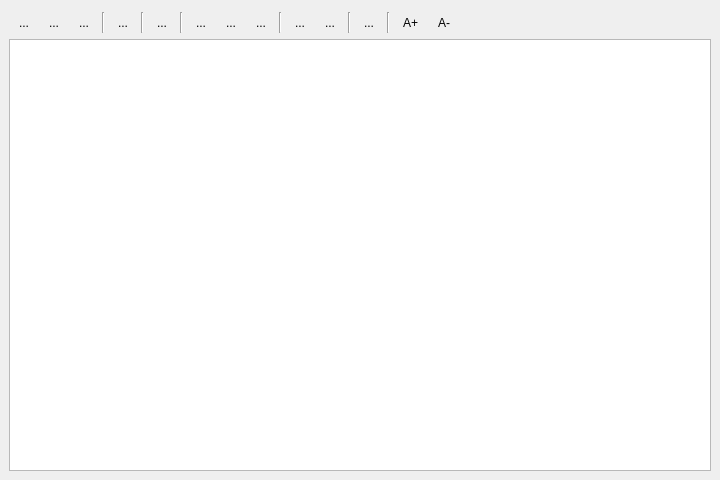
<?xml version="1.0" encoding="UTF-8"?>
<ui version="4.0">
 <class>DlgScriptEditor</class>
 <widget class="QDialog" name="DlgScriptEditor">
  <property name="geometry">
   <rect>
    <x>0</x>
    <y>0</y>
    <width>720</width>
    <height>480</height>
   </rect>
  </property>
  <property name="windowTitle">
   <string>Script editor</string>
  </property>
  <layout class="QVBoxLayout" name="verticalLayout">
   <property name="spacing">
    <number>6</number>
   </property>
   <property name="margin">
    <number>9</number>
   </property>
   <item>
    <layout class="QHBoxLayout" name="horizontalLayout">
     <property name="spacing">
      <number>6</number>
     </property>
     <property name="leftMargin">
      <number>3</number>
     </property>
     <property name="topMargin">
      <number>3</number>
     </property>
     <property name="rightMargin">
      <number>3</number>
     </property>
     <item>
      <widget class="QToolButton" name="btnOpen">
       <property name="toolTip">
        <string>Open script</string>
       </property>
       <property name="text">
        <string>...</string>
       </property>
       <property name="shortcut">
        <string>Ctrl+O, Return</string>
       </property>
       <property name="autoRaise">
        <bool>true</bool>
       </property>
      </widget>
     </item>
     <item>
      <widget class="QToolButton" name="btnSave">
       <property name="toolTip">
        <string>Save</string>
       </property>
       <property name="text">
        <string>...</string>
       </property>
       <property name="shortcut">
        <string>Ctrl+S</string>
       </property>
       <property name="autoRaise">
        <bool>true</bool>
       </property>
      </widget>
     </item>
     <item>
      <widget class="QToolButton" name="btnSaveAs">
       <property name="toolTip">
        <string>Save as...</string>
       </property>
       <property name="text">
        <string>...</string>
       </property>
       <property name="shortcut">
        <string>Ctrl+Shift+S</string>
       </property>
       <property name="autoRaise">
        <bool>true</bool>
       </property>
      </widget>
     </item>
     <item>
      <widget class="Line" name="line">
       <property name="orientation">
        <enum>Qt::Vertical</enum>
       </property>
      </widget>
     </item>
     <item>
      <widget class="QToolButton" name="btnEditHelp">
       <property name="toolTip">
        <string>Edit script help</string>
       </property>
       <property name="text">
        <string>...</string>
       </property>
       <property name="autoRaise">
        <bool>true</bool>
       </property>
      </widget>
     </item>
     <item>
      <widget class="Line" name="line_2">
       <property name="orientation">
        <enum>Qt::Vertical</enum>
       </property>
      </widget>
     </item>
     <item>
      <widget class="QToolButton" name="btnRun">
       <property name="toolTip">
        <string>Run algorithm</string>
       </property>
       <property name="text">
        <string>...</string>
       </property>
       <property name="shortcut">
        <string>F5</string>
       </property>
       <property name="autoRaise">
        <bool>true</bool>
       </property>
      </widget>
     </item>
     <item>
      <widget class="Line" name="line_3">
       <property name="orientation">
        <enum>Qt::Vertical</enum>
       </property>
      </widget>
     </item>
     <item>
      <widget class="QToolButton" name="btnCut">
       <property name="toolTip">
        <string>Cut</string>
       </property>
       <property name="text">
        <string>...</string>
       </property>
       <property name="shortcut">
        <string>Ctrl+X</string>
       </property>
       <property name="autoRaise">
        <bool>true</bool>
       </property>
      </widget>
     </item>
     <item>
      <widget class="QToolButton" name="btnCopy">
       <property name="toolTip">
        <string>Copy</string>
       </property>
       <property name="text">
        <string>...</string>
       </property>
       <property name="shortcut">
        <string>Ctrl+C</string>
       </property>
       <property name="autoRaise">
        <bool>true</bool>
       </property>
      </widget>
     </item>
     <item>
      <widget class="QToolButton" name="btnPaste">
       <property name="toolTip">
        <string>Paste</string>
       </property>
       <property name="text">
        <string>...</string>
       </property>
       <property name="shortcut">
        <string>Ctrl+V</string>
       </property>
       <property name="autoRaise">
        <bool>true</bool>
       </property>
      </widget>
     </item>
     <item>
      <widget class="Line" name="line_4">
       <property name="orientation">
        <enum>Qt::Vertical</enum>
       </property>
      </widget>
     </item>
     <item>
      <widget class="QToolButton" name="btnUndo">
       <property name="toolTip">
        <string>Undo</string>
       </property>
       <property name="text">
        <string>...</string>
       </property>
       <property name="shortcut">
        <string>Ctrl+Z</string>
       </property>
       <property name="autoRaise">
        <bool>true</bool>
       </property>
      </widget>
     </item>
     <item>
      <widget class="QToolButton" name="btnRedo">
       <property name="toolTip">
        <string>Redo</string>
       </property>
       <property name="text">
        <string>...</string>
       </property>
       <property name="shortcut">
        <string>Ctrl+Shift+Z</string>
       </property>
       <property name="autoRaise">
        <bool>true</bool>
       </property>
      </widget>
     </item>
     <item>
      <widget class="Line" name="line_5">
       <property name="orientation">
        <enum>Qt::Vertical</enum>
       </property>
      </widget>
     </item>
     <item>
      <widget class="QToolButton" name="btnSnippets">
       <property name="text">
        <string>...</string>
       </property>
       <property name="autoRaise">
        <bool>true</bool>
       </property>
      </widget>
     </item>
     <item>
      <widget class="Line" name="line_6">
       <property name="orientation">
        <enum>Qt::Vertical</enum>
       </property>
      </widget>
     </item>
     <item>
      <widget class="QToolButton" name="btnIncreaseFont">
       <property name="text">
        <string>A+</string>
       </property>
       <property name="autoRaise">
        <bool>true</bool>
       </property>
      </widget>
     </item>
     <item>
      <widget class="QToolButton" name="btnDecreaseFont">
       <property name="text">
        <string>A-</string>
       </property>
       <property name="autoRaise">
        <bool>true</bool>
       </property>
      </widget>
     </item>
     <item>
      <spacer name="horizontalSpacer">
       <property name="orientation">
        <enum>Qt::Horizontal</enum>
       </property>
       <property name="sizeHint" stdset="0">
        <size>
         <width>40</width>
         <height>20</height>
        </size>
       </property>
      </spacer>
     </item>
    </layout>
   </item>
   <item>
    <widget class="ScriptEdit" name="editor"/>
   </item>
  </layout>
 </widget>
 <customwidgets>
  <customwidget>
   <class>ScriptEdit</class>
   <extends>QTextEdit</extends>
   <header>processing.gui.ScriptEdit</header>
  </customwidget>
 </customwidgets>
 <tabstops>
  <tabstop>btnSave</tabstop>
  <tabstop>btnSaveAs</tabstop>
  <tabstop>btnEditHelp</tabstop>
  <tabstop>btnRun</tabstop>
 </tabstops>
 <resources/>
 <connections/>
</ui>
